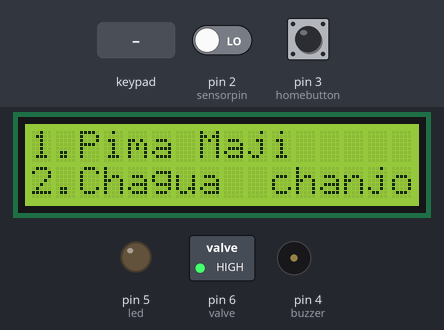
A sketch run on a simulated Arduino Uno, built with avr-gcc and run on an emulated ATmega328P. Parts: 16×2 character LCD, switched loads named in the sketch (green lamp = pin HIGH), output pins drawn as LEDs (lit = HIGH), buzzer (waves = sounding, pin HIGH). The test bench sets the inputs (shaded band); at power-on: pin 3 (homebutton) HIGH, pin 2 (sensorpin) LOW. The modem accepts every AT command (registered, SIM ready, sends succeed) and sends nothing else; what the sketch prints to the serial monitor is not drawn.

Above: at 7.4 s.
7.5 s: keypad keys 1 2 3 4 pressed 0.4 s apart
At 9.8 s:
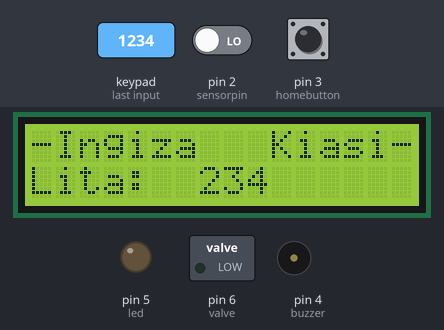
10.6 s: pin 3 (homebutton) pulled LOW for 0.15 s
At 11.4 s:
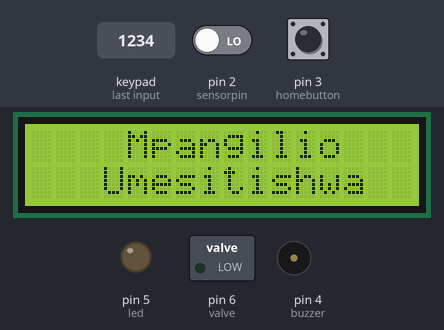
13.2 s: keypad keys 1 3 9 7 # pressed 0.4 s apart
At 15.5 s:
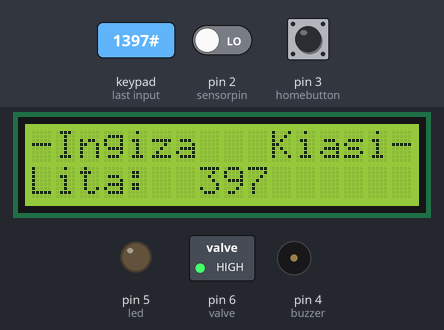
16.7 s: key '1' pressed
At 17.9 s:
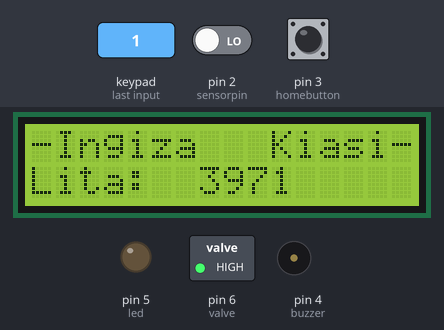
18.2 s: pin 3 (homebutton) pulled LOW for 1 s
At 18.9 s:
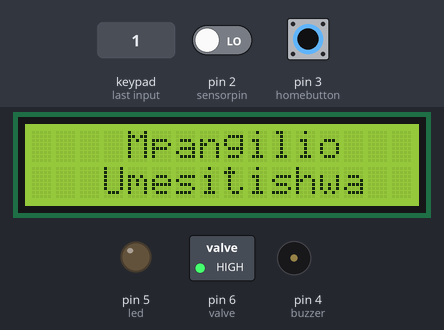
Timing chart, 0 to 21.2 s (numbered marks = the images above; inputs shaded):
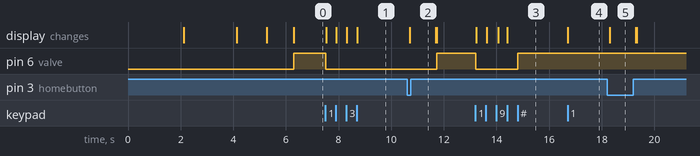

Measured:
- after the input at 7.5 s, pin 6 (valve): HIGH → LOW at once; the display: first changes at once (image 1 shows a later state)
- after the input at 10.6 s, pin 6 (valve): LOW → HIGH after 1.1 s; the display: changes after 0.10 s (image 2)
- after the input at 13.2 s, pin 6 (valve): HIGH → LOW at once, → HIGH 1.6 s later; the display: first changes at once (image 3 shows a later state)
- after the input at 16.7 s, the display: changes at once (image 4)
- after the input at 18.2 s, the display: changes after 0.10 s (image 5)

The sketch:

code.ino
```cpp
#include <LiquidCrystal_I2C.h>
#include<SoftwareSerial.h>
LiquidCrystal_I2C lcd(0x27, 16, 2);
#define rxPin 7
#define txPin 8
SoftwareSerial sim800l(rxPin, txPin);
#include <Keypad.h>
const byte ROWS = 4;
const byte COLS = 3;
char hexaKeys[ROWS][COLS] = {
  {'1', '2', '3'},
  {'4', '5', '6'},
  {'7', '8', '9'},
  {'*', '0', '#'}
};
byte rowPins[ROWS] = {A3, 13, 12, 11};
byte colPins[COLS] = {A0, A1, A2};
Keypad customKeypad = Keypad( makeKeymap(hexaKeys), rowPins, colPins, ROWS, COLS);
String code = "";
char customKey;
boolean didpencemode = false;
boolean tankmode = false;
const int  homebutton=3;
const int valve = 6;
const int tankinput = 9;
const int led = 5;
const int buzzer = 4;
unsigned long timeone = millis();
unsigned long delayone = 500;
int sensorpin = 2;
volatile long pulse;
int volume;
//----initialization of all function used to the system----//
void lcdprint(String message1, String message2);
void send_sms( String number, String ujumbe);

void setup()
{
  lcd.init();
  lcd.backlight();
  sim800l.begin(9600);
  Serial.begin(9600);
  pinMode(homebutton, INPUT_PULLUP);
  pinMode(valve, OUTPUT);
  pinMode(sensorpin, INPUT);
  pinMode(led, OUTPUT);
  pinMode(buzzer, OUTPUT);
  pinMode(tankinput, INPUT_PULLUP);
  digitalWrite(valve, LOW);
  attachInterrupt(digitalPinToInterrupt(sensorpin), increase, RISING);
  lcdprint("*-IATT Company-*", "Place:Dar-es salm");
  delay(2000);
  lcd.clear();
  lcdprint("", "Inapakia........");
  delay(2000);
  lcd.clear();
  lcd.print("Mtandao:");
  lcd.setCursor(0, 1);
  lcd.print("Nguvu: ");
  // Check if SIM800L is ready
  sim800l.println("AT");
  delay(100);
  while (sim800l.available()) {
    char c = sim800l.read();
    Serial.write(c);
  }
  // Get network information
  sim800l.println("AT+CSQ");
  delay(1000);
  String response = "";
  while (sim800l.available()) {
    char c = sim800l.read();
    response += c;
  }
  int index = response.indexOf("+CSQ:");
  if (index != -1) {
    int start = index + 6;
    int end = response.indexOf(',', start);
    if (end != -1) {
      String signalStr = response.substring(start, end);
      int signalValue = signalStr.toInt();
      int signalPercentage = map(signalValue, 0, 31, 0, 100);
      lcd.setCursor(8, 1);
      lcd.print(signalPercentage);
      lcd.print("%   ");
    }
  }
  // Get network type information
  sim800l.println("AT+CREG?");
  delay(1000);
  while (sim800l.available()) {
    char c = sim800l.read();
    if (c == '"') {
      String networkType = sim800l.readStringUntil('"');
      lcd.setCursor(0, 0);
      lcd.print(networkType);
      lcd.print("   ");
    }
  }

}
//----main loop function of whole project----//
void loop()
{
  lcdprint("1.Pima Maji", "2.Chagua  chanjo");
  digitalWrite(valve, HIGH);
  menu();
}


//---main menu function initialization----//
void menu()
{
  readkeypad();
  if (customKey == '1')
  {
    measuring();
  }
  if (customKey == '2')
  {
    // DO SOMETHING
  }
}


void readkeypad()
{
  customKey = customKeypad.getKey();
  if (customKey != '#' && customKey != '*')
  {
    String buton = String(customKey);
    code += buton;
  }
}

void sensorreading()
{
  unsigned long timenow = millis();
  if (timenow - timeone > delayone)
  {
    timenow = timeone;
    volume = (2.663 * pulse) * 1000;
  }
}

void increase()
{
  pulse++;
}

//---measuring function of water----//
void measuring()
{
  code = "";
  digitalWrite(valve, LOW);
  lcd.clear();
  lcdprint("-Ingiza   Kiasi-", "Lita:");
  didpencemode = true;
  do
  {
    readkeypad();
    lcd.setCursor(7, 1);
    lcd.print(code);
    if (customKey == '*')
    {
      digitalWrite(valve, LOW);
      lcd.clear();
      lcdprint("-Ingiza   Kiasi-", "Lita:");
      code = "";
    }

    if (digitalRead(homebutton) == LOW)
    {
      delay(60);
      lcdprint("    Mpangilio     ", "   Umesitishwa   ");
      delay(1000);
      lcd.clear();
      didpencemode = false;
    }
    if (customKey == '#')
    {
      if(code.toInt() >= 1)
      {
      digitalWrite(valve, HIGH);
      }
      else
      {
        lcd.clear();
        code="";
        digitalWrite(valve, LOW);
        lcdprint("     Kiwango   ", " *--Si sahihi--*");
        delay(1000);
        lcd.clear();
        measuring();
      }
      if (volume == code.toInt())
      {
        digitalWrite(valve, LOW);
      }
  }
  }
  while (didpencemode);
}

//----sending sms function for all kind of information----//
void send_sms( String text, String Phone)
{
    sim800l.print("AT+CMGF=1\r");
    delay(1000);
    sim800l.print("AT+CMGS=\""+Phone+"\"\r");
    delay(1000);
    sim800l.print(text);
    delay(100);
    sim800l.write(0x1A); //ascii code for ctrl-26 //sim800.println((char)26); //ascii code for ctrl-26
    delay(1000);
    Serial.println("SMS Sent Successfully.");
}
void Tank_satus()
{
  if (digitalRead(tankinput) == HIGH)
  {
    tank();
  }
  else if (digitalRead(tankinput) == LOW)
  {
    lcd.clear();
    didpencemode = true;
    tankmode = false;
  }
}

void tank()
{
  lcd.clear();
  tankmode = true;
  do
  {
    lcd.setCursor(0, 0);
    lcd.print("Kiwango Cha Maji");
    lcd.setCursor(0, 1);
    lcd.print("  **Kidogo**    ");
  }
  while (tankmode);
}
//----display information functoion-----//
void lcdprint(String message1, String message2)
{
  lcd.setCursor(0, 0);
  lcd.print(message1);
  lcd.setCursor(0, 1);
  lcd.print(message2);
}
```
